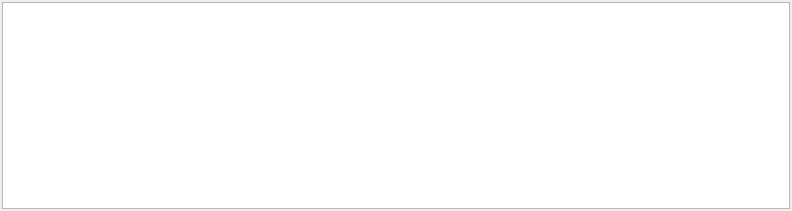
<?xml version="1.0" encoding="UTF-8"?>
<ui version="4.0">
 <class>BrowserDock</class>
 <widget class="QDockWidget" name="BrowserDock">
  <property name="geometry">
   <rect>
    <x>0</x>
    <y>0</y>
    <width>792</width>
    <height>211</height>
   </rect>
  </property>
  <property name="sizePolicy">
   <sizepolicy hsizetype="Minimum" vsizetype="Preferred">
    <horstretch>0</horstretch>
    <verstretch>0</verstretch>
   </sizepolicy>
  </property>
  <property name="minimumSize">
   <size>
    <width>82</width>
    <height>108</height>
   </size>
  </property>
  <property name="windowTitle">
   <string>프로젝트 탐색기</string>
  </property>
  <widget class="QWidget" name="dockWidgetContents">
   <property name="contextMenuPolicy">
    <enum>Qt::CustomContextMenu</enum>
   </property>
   <layout class="QVBoxLayout" name="verticalLayout">
    <property name="spacing">
     <number>2</number>
    </property>
    <property name="margin">
     <number>2</number>
    </property>
    <item>
     <widget class="QTreeView" name="ui_Explorer">
      <property name="enabled">
       <bool>true</bool>
      </property>
      <property name="sizePolicy">
       <sizepolicy hsizetype="Preferred" vsizetype="Expanding">
        <horstretch>0</horstretch>
        <verstretch>0</verstretch>
       </sizepolicy>
      </property>
      <property name="maximumSize">
       <size>
        <width>16777215</width>
        <height>16777215</height>
       </size>
      </property>
      <property name="baseSize">
       <size>
        <width>0</width>
        <height>0</height>
       </size>
      </property>
      <property name="contextMenuPolicy">
       <enum>Qt::CustomContextMenu</enum>
      </property>
      <property name="lineWidth">
       <number>1</number>
      </property>
     </widget>
    </item>
   </layout>
  </widget>
 </widget>
 <resources/>
 <connections/>
</ui>
